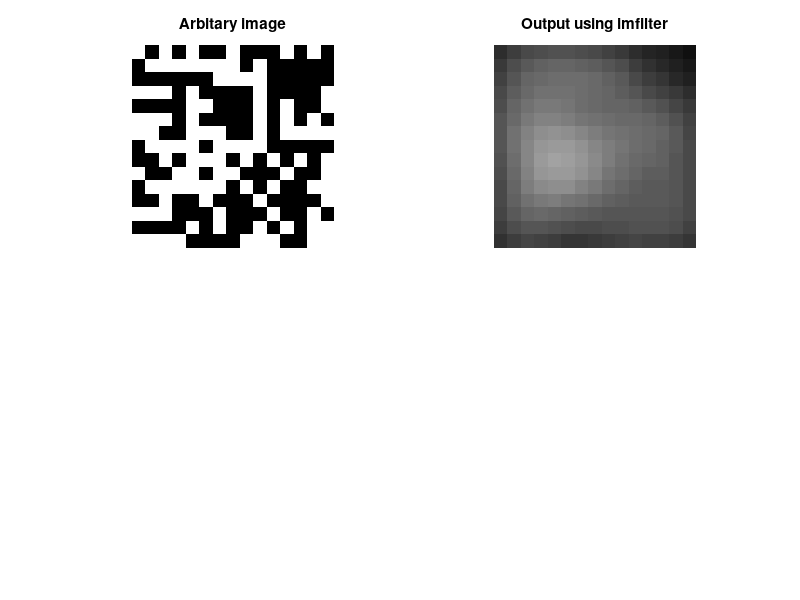

This chart was generated by the following MATLAB code: (Note: this script raises an error after producing the figure.)
% 1.4 

clc;
clear all;
close all;
% using imfilter
A= randi([0, 1], [15,15]);
subplot(2, 2, 1);imshow(A);title('Arbitary image')
% [m n] = size(A)
h = fspecial('gaussian',[13 13],2);
Im = imfilter(A,h);
%size(Im)
subplot(2, 2, 2);imshow(Im);title('Output using imfilter')
%%using loop
I = randi([0, 1], [3,3]);
k=randi([0 1],[13,13]);
outconv = MyConv(I, k);
subplot(2, 2, 3);imshow(outconv);title('Output using loop');
% size(outconv)
x=abs(Im-outconv);
subplot(2, 2, 4);imshow(x);title('Subtracted output');
fprintf('\nDifference between the output:\n')
fprintf('imfilter using Gaussian 2D kernel, is a linear filter.\n')
fprintf('It is usually used to blur the image or to reduce noise\n')
fprintf('The weights give higher significance to pixels near the edge (reduces edge blurring)\n') 
fprintf('In this case, Gaussian filter alone blur edges and reduces contrast\n')
fprintf('Here we can control the degree of smoothing by sigma(larger sigma for more intensive smoothing\n')
fprintf('Whereas using loop, it removes noise while keeping edges relatively sharp\n\n')
function B = MyConv(A, k) 
[r,c] = size(A);
[m,n] = size(k);
h = rot90(k, 2);
center = floor((size(h)+1)/2);
Rep = zeros(r + m*2-2, c + n*2-2);
for x = m : m+r-1
    for y = n : n+r-1
        Rep(x,y) = A(x-m+1, y-n+1);
    end
end
B = zeros(r+m-1,n+c-1);
for x = 1 : r+m-1
    for y = 1 : n+c-1
        for i = 1 : m
            for j = 1 : n
                B(x, y) = B(x, y) + (Rep(x+i-1, y+j-1) * h(i, j));
            end
        end
    end
end
end
